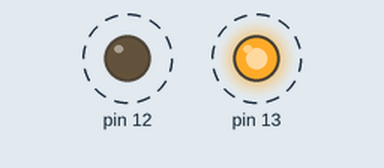
A sketch run on a simulated Arduino Uno, built with avr-gcc and run on an emulated ATmega328P. Shown: output pins drawn as LEDs (lit = HIGH). Dashed ring = blinking.

Above: at 0.05 s.
Timing chart, 0 to 3.0 s (numbered marks = the images above):
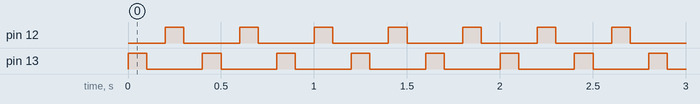

Measured:
- by itself, pin 12, pin 13: alternates HIGH for 0.10 s and LOW for 0.30 s

The sketch:

led.ino
```cpp
void setup(){
// this code runs once
pinMode(13, OUTPUT);
pinMode(12, OUTPUT);

}
void loop(){
// this code runs repeatedly

  // make l led glow
  digitalWrite(13, HIGH);
  delay(100);
  digitalWrite(13,LOW);
  delay(100);


  // Make Connected LED GLOW
  digitalWrite(12,HIGH);
  delay(100);
  digitalWrite(12,LOW);
  delay(100);
}
```
